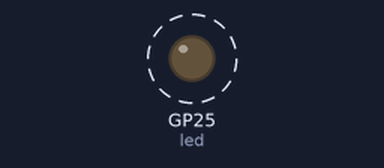
Bench run of a program on a simulated Raspberry Pi Pico running MicroPython. Parts: output pins drawn as LEDs (lit = HIGH). Dashed ring = blinking.

Above: at 0.5 s.
Timing chart, 0 to 3.0 s (numbered marks = the images above):
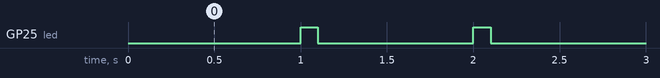

The program:

asymmetric_pulse.py
```python
from machine import Pin, Timer
import time

led = Pin("LED", Pin.OUT)   # For Pico W (use Pin(2) for ESP32/8266)

def on_led(timer):
    led.on()
    timer_ = Timer(period=100, mode=Timer.ONE_SHOT, callback=off_led)

def off_led(timer):
    led.off()
# Create a timer with 60ms period
on_board_timer = Timer(period=1000, mode=Timer.PERIODIC, callback=on_led)

try:
    while True:
        time.sleep(1)   # keep main loop alive
except KeyboardInterrupt:
    print("Keyboard Interrupt detected! Stopping timer...")
    on_board_timer.deinit()   # turn off timer safely
    led.value(0)              # turn LED off
    print("Timer stopped, LED off.")
```

Measured:
- by itself, GP25 (led): alternates HIGH for 0.10 s and LOW for 0.90 s
